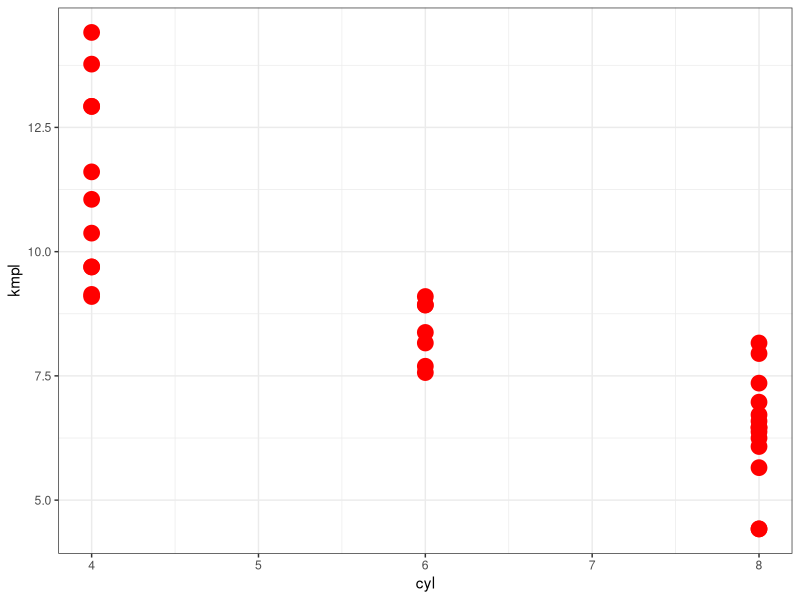
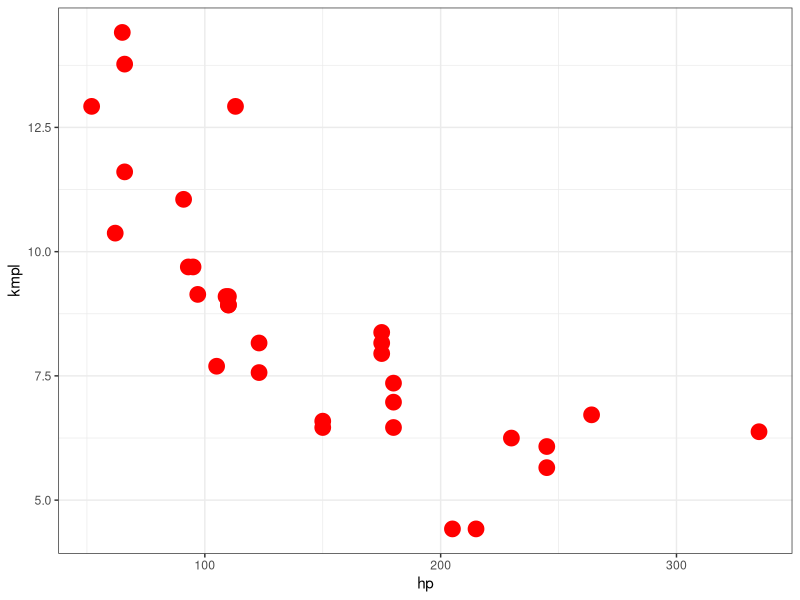
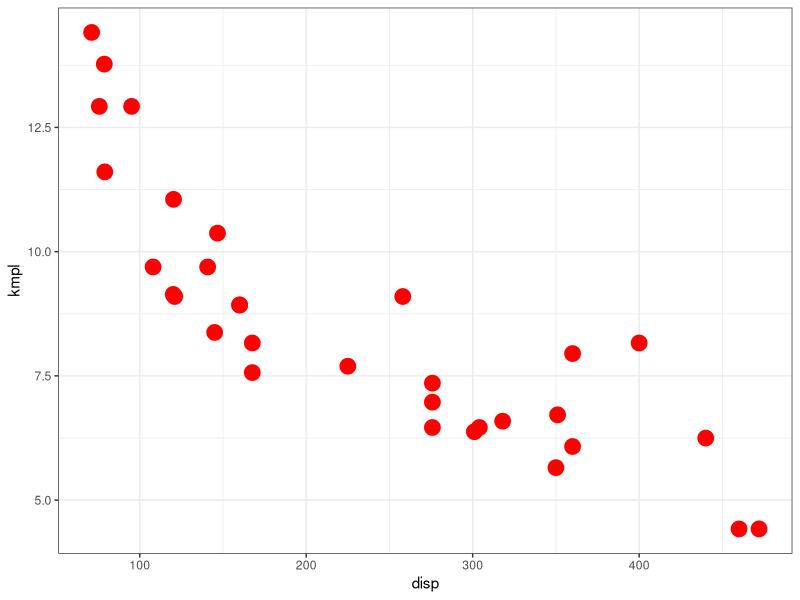
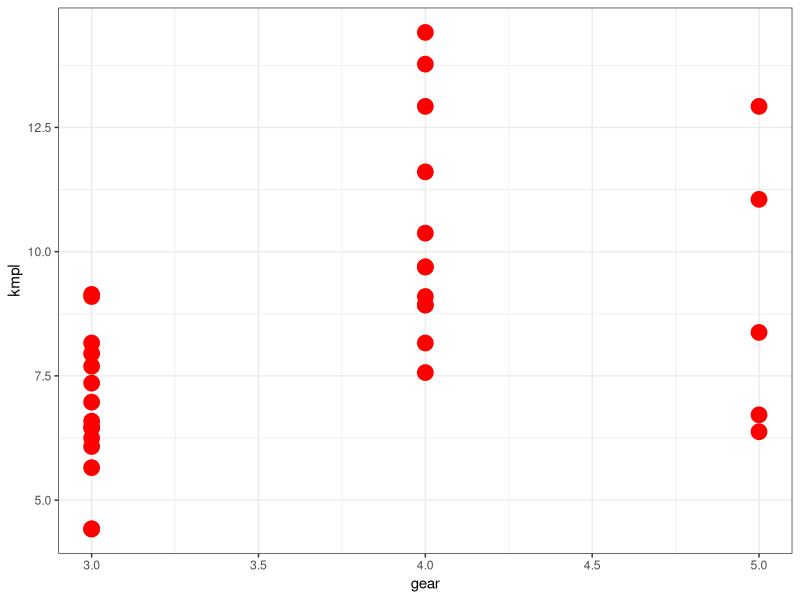
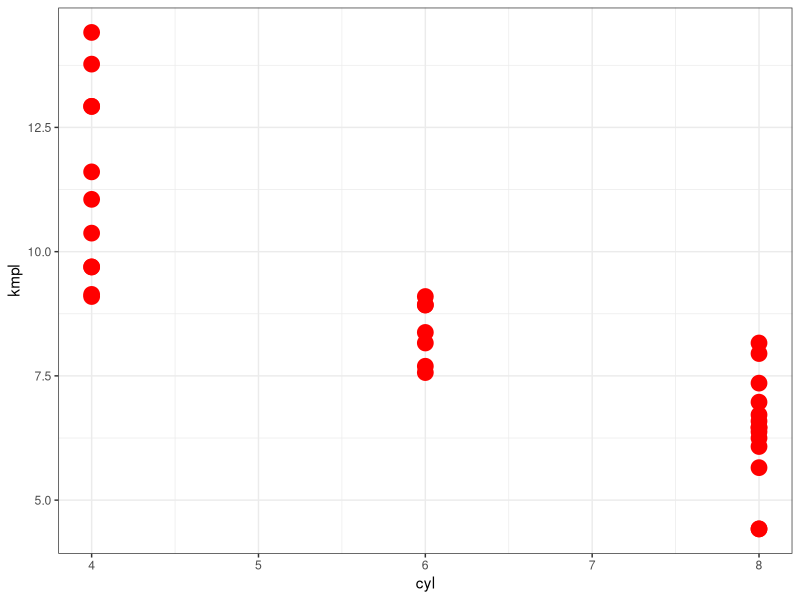
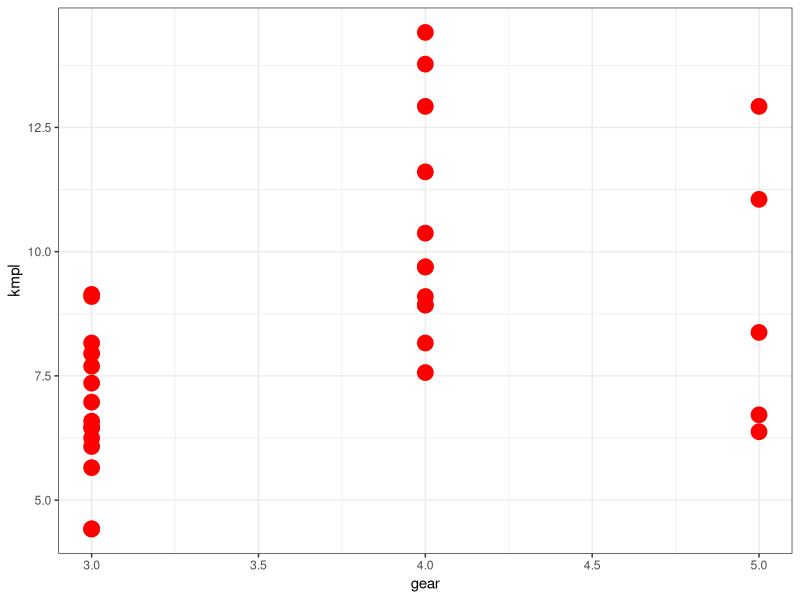
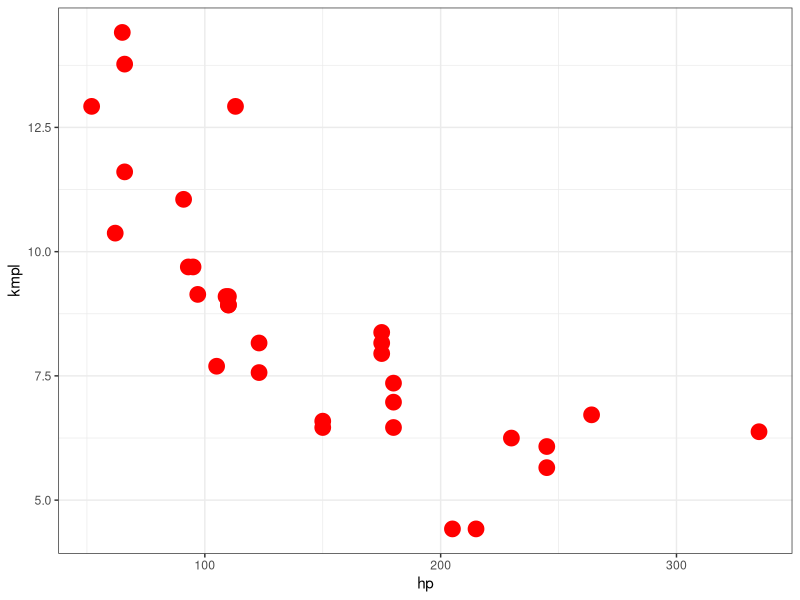
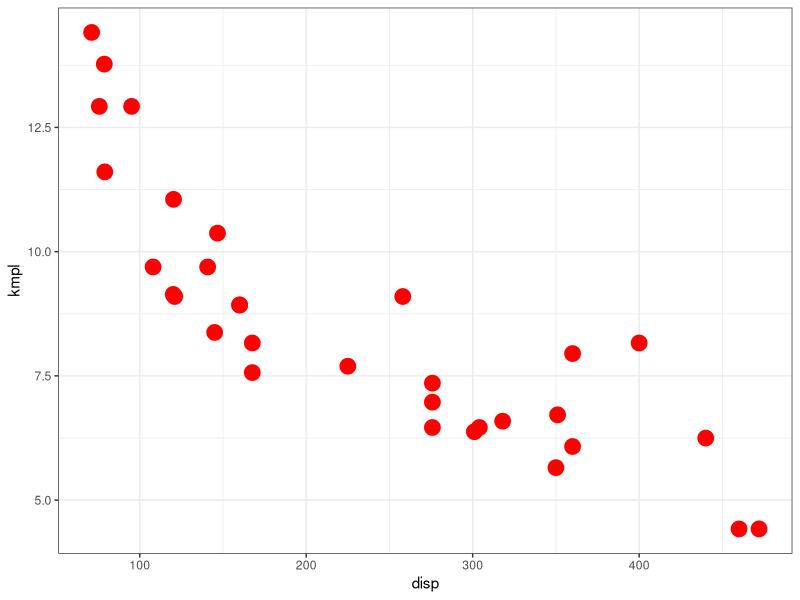

These charts were generated, in order, by the following R code:
library(tidyverse)

## Don't Repeat Yourself - DRY
## Non DRY example ----

mtcars %>% 
  mutate(kmpl = mpg * 1.609 / 3.785) %>% 
  ggplot(aes(cyl, kmpl)) + 
  geom_point(size = 5, colour = "red") + 
  theme_bw() 

mtcars %>% 
  mutate(kmpl = mpg * 1.609 / 3.785) %>% 
  ggplot(aes(hp, kmpl)) + 
  geom_point(size = 5, colour = "red") + 
  theme_bw()

mtcars %>% 
  mutate(kmpl = mpg * 1.609 / 3.785) %>% 
  ggplot(aes(disp, kmpl)) + 
  geom_point(size = 5, colour = "red") + 
  theme_bw()

mtcars %>% 
  mutate(kmpl = mpg * 1.609 / 3.785) %>% 
  ggplot(aes(gear, kmpl)) + 
  geom_point(size = 5, colour = "red") + 
  theme_bw()


## DRY ----

.point_size <- 5
.point_colour <- "red"

mtcars_kmpl <- mtcars %>% 
  mutate(kmpl = mpg * 1.609 / 3.785)

g <- mtcars_kmpl %>% ggplot() + theme_bw()

g + geom_point(aes(cyl, kmpl), size = .point_size, colour = .point_colour) 
g + geom_point(aes(gear, kmpl), size = .point_size, colour = .point_colour) 
g + geom_point(aes(hp, kmpl), size = .point_size, colour = .point_colour) 
g + geom_point(aes(disp, kmpl), size = .point_size, colour = .point_colour) 



